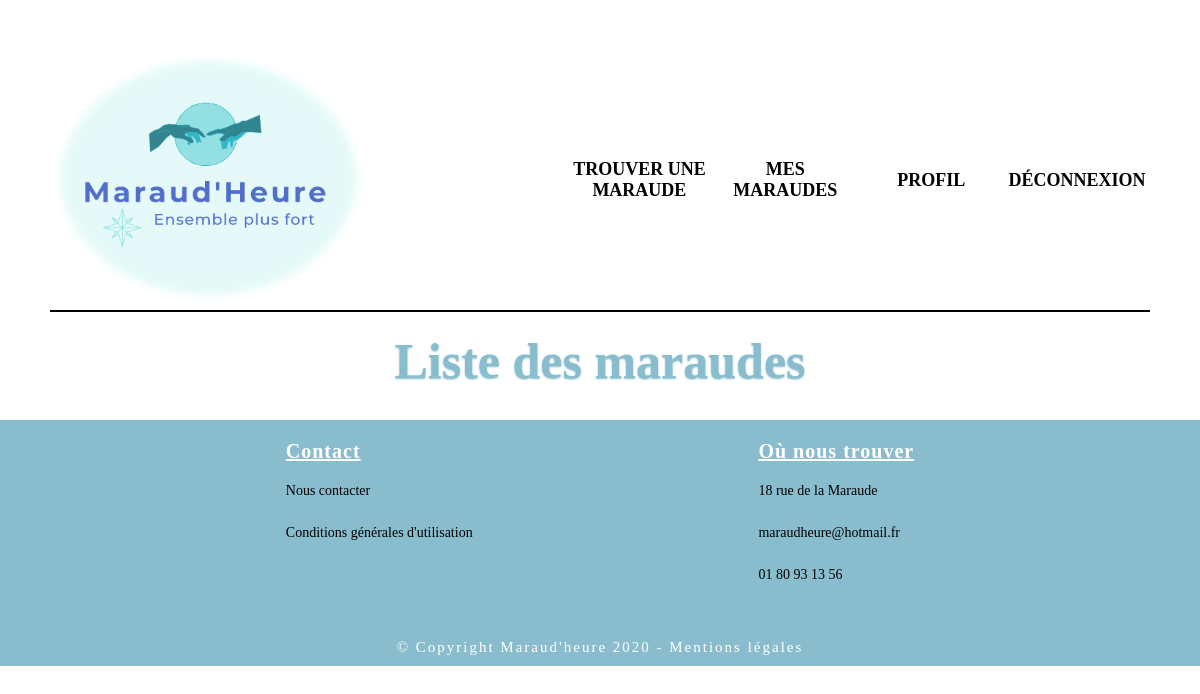
The page /maraudes/benevole/mes_maraudes/62/ (signed in) on the database as committed earlier.
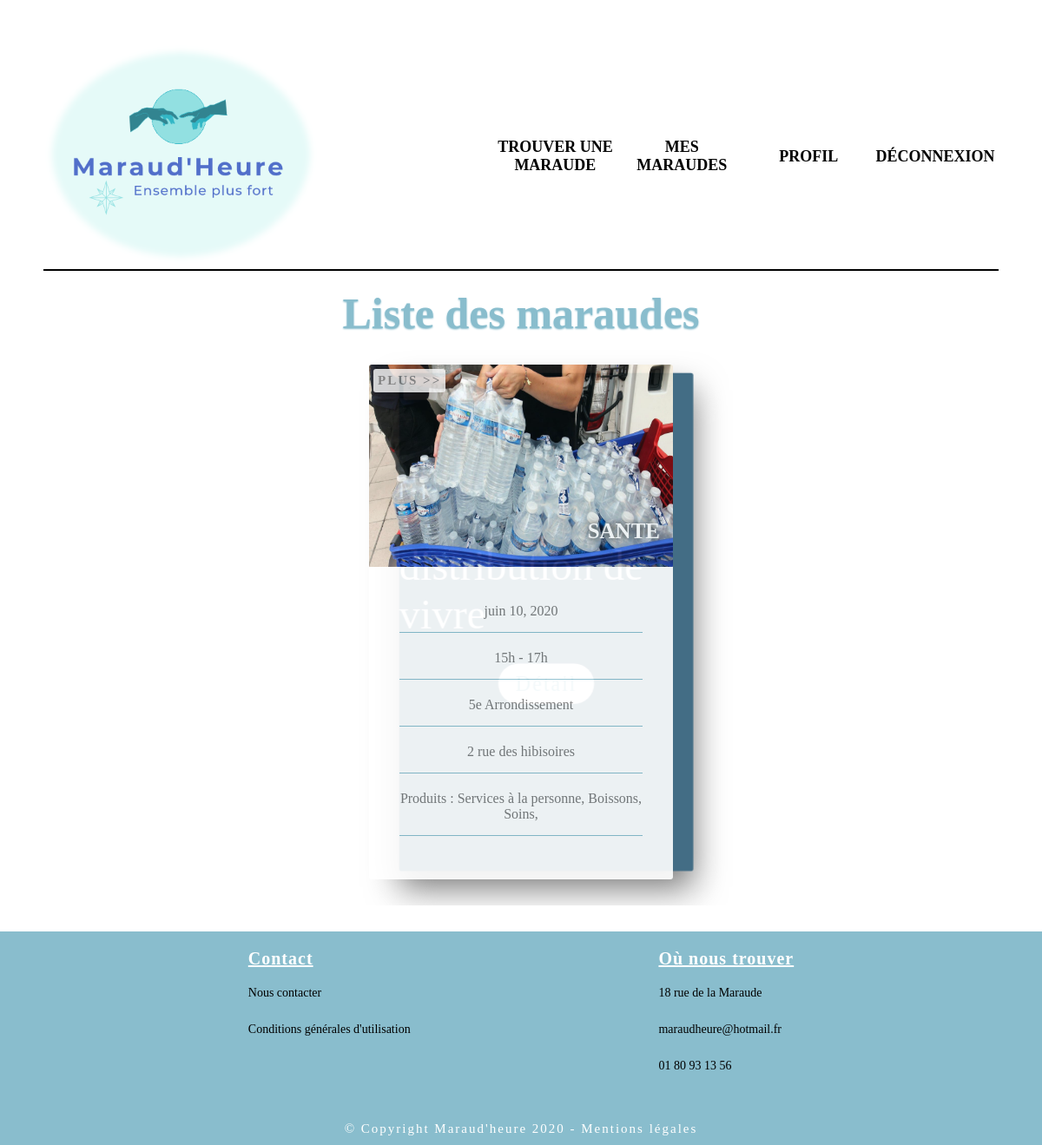
The same page on the database as committed later.
### maraude/models.py (models this page shows, shortened)
class Maraude(models.Model):
    date = models.DateField(
        verbose_name = 'Date de maraude',
        )
    description = models.CharField(
        max_length= 2000,
        blank=True,
        null=True
    )
    heure_debut = models.CharField(
        max_length= 7,
        blank=True,
        null=True
    )
    heure_fin = models.CharField(
        max_length= 7,
        blank=True,
        null=True
    )
    adresse = models.CharField(
        max_length= 2000,
        blank=True,
        null=True
    )
    association =  models.ForeignKey(Association,default = "",on_delete=models.CASCADE, related_name='my_maraude')
    arrondissement =  models.ForeignKey(Arrondissement,default = "",on_delete=models.CASCADE,blank=True,
                                  null=True)
    produit = models.ManyToManyField(Product,blank=True, related_name='maraude_product')
    benevole = models.ManyToManyField(Benevole,blank=True, related_name='maraude_benevole')

class Arrondissement(models.Model):
    LIST_ARROND = (
        ('1er Arrondissement', '75101'),
        ('2e Arrondissement', '75102'),
        ('3e Arrondissement', '75103'),
        ('4e Arrondissement', '75104'),
        ('5e Arrondissement', '75105'),
        ('6e Arrondissement', '75106'),
        ('7e Arrondissement', '75107'),
        ('8e Arrondissement', '75108'),
        ('9e Arrondissement', '75109'),
        ('10e Arrondissement', '75110'),
        ('11e Arrondissement', '75111'),
        ('12e Arrondissement', '75112'),
        ('13e Arrondissement', '75113'),
        ('14e Arrondissement', '75114'),
        ('15e Arrondissement', '75115'),
        ('16e Arrondissement', '75116'),
        ('17e Arrondissement', '75117'),
        ('18e Arrondissement', '75118'),
        ('19e Arrondissement', '75119'),
        ('20e Arrondissement', '75120'),
    )
    n_arrondissement = models.CharField(max_length=300, choices=LIST_ARROND, unique=True )
    def __str__(self):
        return str(self.n_arrondissement )

class Product(models.Model):
    SERVICES = (
        ('Vetements', 'vetement'),
        ('Produits alimentaires', 'nourriture'),
        ('Services à la personne', 'service'),
        ('Boissons', 'boisson'),
        ('Dialogues', 'discussion'),
        ('Soins', 'soin'),
        ('Activités', 'activité'),
        ('Sensibilisation', 'sensibilisation'),
    )
    distribution = models.CharField(max_length=1500, choices=SERVICES, unique=True )
    def __str__(self):
        return str(self.distribution )

### users/models.py (models this page shows)
class Association(User):
    role = models.ForeignKey(Role, null=True, on_delete=models.CASCADE)
    image = models.ImageField(
        upload_to=upload_location,
        null=True,
        blank=True,
    )
    num_rna = models.CharField(
        max_length= 50,
        null= True
    )
    nom_association = models.CharField(
        max_length= 200,
        null= True
    )
    siege_social = models.CharField(
        max_length= 1500,
        null= True
    )
    activite = models.CharField(
        max_length= 1500,
        blank=True,
        null=True
    )
    description = models.CharField(
        max_length= 5000,
        blank=True,
        null=True
    )
    date_creation = models.DateField(
        blank=True,
        null=True
    )
    phone_number = models.CharField(
        max_length= 10,
        blank=True,
        null=True
    )
    def __str__(self):
        return self.nom_association
    class Meta:
        verbose_name = 'Association'

### maraude/views/display_maraude.py (the view)
def benevole_maraudes(request, pk=None):
    connected_user = request.user
    print("ID :",connected_user.id)
    benevole = Benevole.objects.get(id=connected_user.id)
    if benevole and connected_user:
        my_maraudes = benevole.maraude_benevole.all()
        context = {
            "my_maraudes": my_maraudes,
        }
    return render(request, 'benevole_maraudes.html', context)

### users/email_login.py (called while the page is built)
    def get_user(self, user_id):
        try:
            return User.objects.get(pk=user_id)
        except User.DoesNotExist:
            return None

### users/models.py (called while the page is built)
    def __str__(self):
        return self.role_name

### maraude/templates/benevole_maraudes.html (shortened to what this page needs)
{% extends 'theme.html' %}
{% load static %}
{% block css %}
    <link rel="stylesheet" href="{% static 'css/mes_maraudes.css' %}">
{% endblock %}
{% block content %}
<div class="content-creation-wrapper">
    <section class="maraude-tours">
        <h1 class="maraude-tours-heading">Liste des maraudes</h1>
        <div class="maraude-wrapper">
            {% for maraudes in my_maraudes %}
            <div class="maraude">
                <div class="front-side">
                    <img
                    src="{% static 'images/eau.jpg'%}"
                    alt="eau"
                    class="maraude-image"
                    />
                    <h1 class="maraude-name"> {{ maraudes.association }}  </h1>
                    <ul class="maraude-list">
                        <li class="maraude-list-item">{{ maraudes.date }}</li>
                        <li class="maraude-list-item">{{ maraudes.heure_debut }}h - {{ maraudes.heure_fin }}h</li>
                        <li class="maraude-list-item">{{ maraudes.arrondissement }}</li>
                        <li class="maraude-list-item">{{ maraudes.adresse }}</li>
                        <li class="maraude-list-item">
                        Produits :
                        {% for produit in maraudes.produit.all %}
                            {{produit}},
                        {% endfor %}
                        </li>
                    </ul>
                    <button class="navigation-button">
                    Plus &gt;&gt;
                    </button>
                </div>
                <div class="back-side center">
                    <button class="navigation-button">
                    </button>
                    <h3 class="description">{{ maraudes.description }}</h3>
                    <a href="{% url 'maraude_detail' maraudes.id %}" class="maraude-button">Détail</a>
                </div>
            </div>
            {% endfor %}
        </div>
    </section>
</div>
{% endblock content %}

Rows that differ between the two databases and show on the page:
added Maraude: association "SANTE", date "juin 10, 2020", heure_debut "15", heure_fin "17", arrondissement "5e Arrondissement", adresse "2 rue des hibisoires"
now on this page (row unchanged): Product: distribution "Services à la personne"
now on this page (row unchanged): Product: distribution "Boissons"
now on this page (row unchanged): Product: distribution "Soins"
